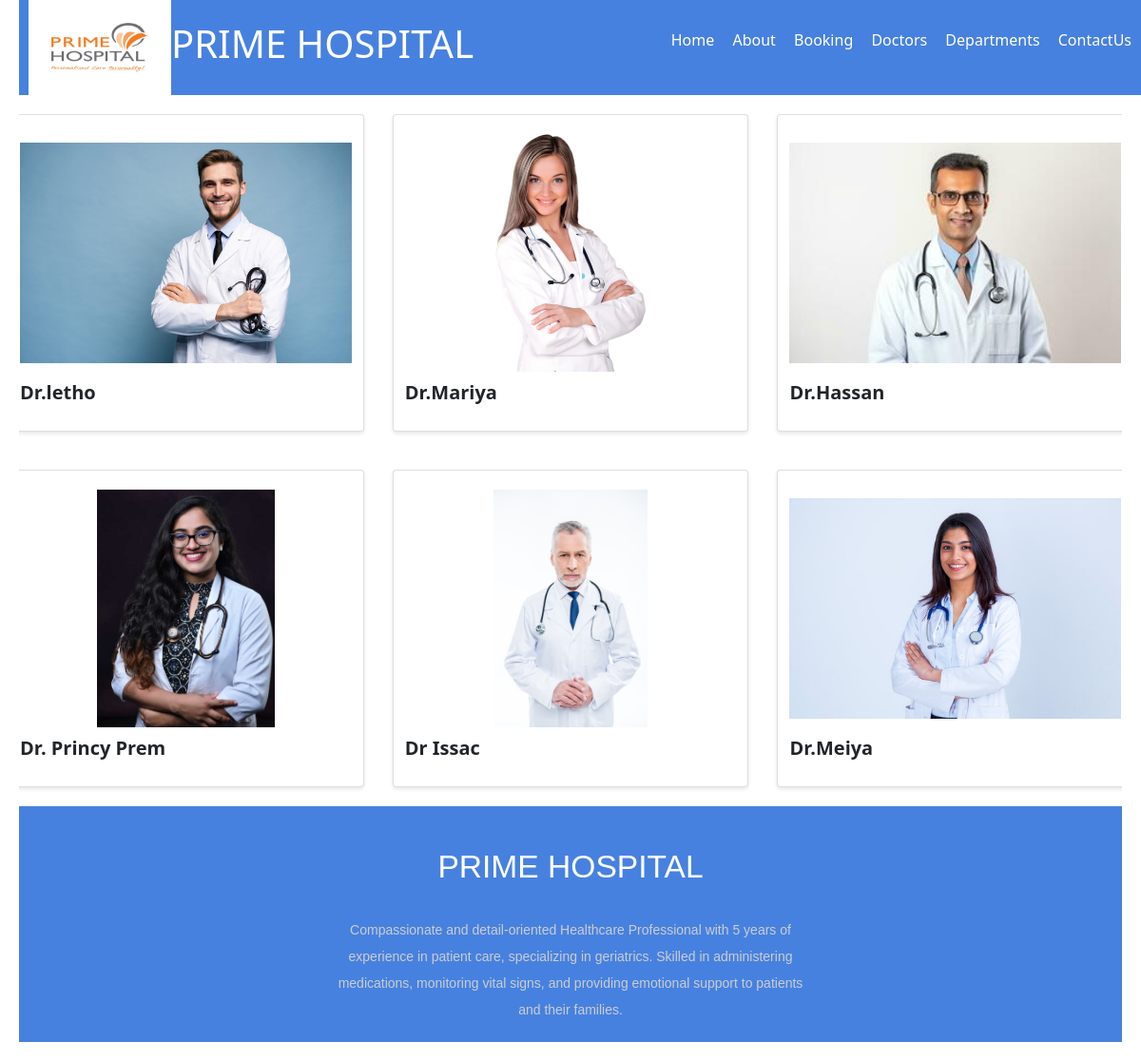
Screenshot of /doctor with the database file from the repository.
### hospitalapp/models.py (models this page shows, shortened)
class Doctor(models.Model):
    Doctor_name    = models.CharField(max_length=100)
    Doctor_special = models.CharField(max_length=100)
    dep_name       = models.ForeignKey(Department,on_delete=models.CASCADE)
    Doctor_img     = models.ImageField(upload_to='doctors')

### hospitalapp/views.py (the view)
# urls.py: path('doctor', views.doctors, name="doctor"),
def doctors(request):
    photos = Doctor.objects.all()
    return render(request, 'doctors.html', {'photos': photos})

### template/doctors.html (shortened to what this page needs)
<!DOCTYPE html>
<html lang="en">
<head>
</head>
<body>
    {% extends 'basic.html' %}
    {% block content %}
    <div class="row">
        {% for doctor in photos %}
        <div class="card">
            <img src="{{ doctor.Doctor_img.url }}" alt="{{ doctor.Doctor_name }}">
            <h5 class="card-title">{{ doctor.Doctor_name }}</h5>
        </div>
        {% endfor %}
    </div>
    {% endblock %}

### template/basic.html (shortened to what this page needs)
<!DOCTYPE html>
<html lang="en">
<head>
    {% load static %}
    <link href="https://cdn.jsdelivr.net/npm/bootstrap@5.0.2/dist/css/bootstrap.min.css" rel="stylesheet">
</head>
<body>
<header>
    <div class="box">
        <div id="noa">
            <br><br>
            <img src="{% static 'logo.jpg' %}" style="width: 150px; height: 100px; margin-left: 10px" alt="">
            <h1 id="h" style="hover-color: red">PRIME HOSPITAL</h1>
        </div>
        <div id="noa1">
            <ul>
                <li><a href="http://127.0.0.1:8000/">Home</a></li>
                <li><a href="about">About</a></li>
                <li><a href="booking">Booking</a></li>
                <li><a href="doctor">Doctors</a></li>
                <li><a href="department">Departments</a></li>
                <li><a href="contact">ContactUs</a></li>
            </ul>
        </div>
    </div>
</header>
<div id="content-div" style="margin-right: 0;">
    {% block content %}
    {% endblock %}
</div>
<footer>
  <div style="display: flex; align-items: center; flex-direction: column; text-align: center;">
      <h3 style="font-size: 2.1rem;font-weight: 500;text-transform: capitalize;line-height: 3rem;">PRIME HOSPITAL</h3>
     <p style="max-width: 500px;margin: 20px auto;line-height: 28px;font-size: 14px;color: #cacdd2;">
          Compassionate and detail-oriented Healthcare Professional with 5 years of experience in patient care, specializing in geriatrics. Skilled in administering medications, monitoring vital signs, and providing emotional support to patients and their families.
      </p>
  </div>
</footer>
</body>
</html>

### template/doctors.html (style rules this page uses)
body { font-family: Arial, sans-serif; background-color: #f2f2f2; padding: 20px; }
.row { display: flex; flex-wrap: wrap; justify-content: space-between; gap: 20px; }
.card { flex: 0 0 calc(33.33% - 20px); background-color: #ffffff; border-radius: 10px; box-shadow: 0 2px 4px rgba(0, 0, 0, 0.1); padding: 20px; margin-bottom: 20px; display: flex; flex-direction: column; overflow: hidden; }
.card img { width: 100%; height: 250px; object-fit: contain; border-radius: 10px; }
.card-title { font-size: 20px; font-weight: bold; margin-top: 10px; margin-bottom: 10px; }

### template/basic.html (style rules this page uses)
a { color: white; text-decoration: none; }
header { position: fixed; top: 0; width: 100%; z-index: 1000; }
.box { color: white; background-color: rgb(71, 129, 223); height: auto; width: 100%; position: fixed; }
#noa { width: 50%; display: flex; text-align: left; align-items: center; float: left; }
#noa1 { width: auto; text-align: right; }
ul { list-style-type: none; margin: 0; padding: 30px; word-spacing: 15px; }
li { display: inline; }
#content-div { margin-top: 100px; background-color: white; width: auto; min-height: calc(100vh - 250px); overflow-y: auto; }
footer { height: auto; width: 100%; padding-top: 40px; color: #fff; background-color: rgb(71, 129, 223); font-family: sans-serif; }

### rows the page displays
Doctor: Doctor_img (picture), Doctor_name "Dr.letho"
Doctor: Doctor_img (picture), Doctor_name "Dr.Mariya"
Doctor: Doctor_img (picture), Doctor_name "Dr.Hassan"
Doctor: Doctor_img (picture), Doctor_name "Dr. Princy Prem"
Doctor: Doctor_img (picture), Doctor_name "Dr Issac"
Doctor: Doctor_img (picture), Doctor_name "Dr.Meiya"
